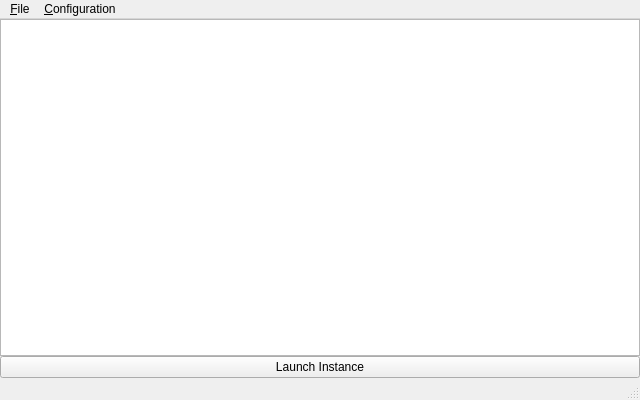
<?xml version="1.0" encoding="UTF-8"?>
<ui version="4.0">
 <class>MultiBound::MainWindow</class>
 <widget class="QMainWindow" name="MultiBound::MainWindow">
  <property name="geometry">
   <rect>
    <x>0</x>
    <y>0</y>
    <width>640</width>
    <height>400</height>
   </rect>
  </property>
  <property name="windowTitle">
   <string>MultiBound 3</string>
  </property>
  <widget class="QWidget" name="centralWidget">
   <layout class="QVBoxLayout" name="verticalLayout">
    <property name="spacing">
     <number>0</number>
    </property>
    <property name="leftMargin">
     <number>0</number>
    </property>
    <property name="topMargin">
     <number>0</number>
    </property>
    <property name="rightMargin">
     <number>0</number>
    </property>
    <property name="bottomMargin">
     <number>0</number>
    </property>
    <item>
     <widget class="QListWidget" name="instanceList">
      <property name="contextMenuPolicy">
       <enum>Qt::ContextMenuPolicy::CustomContextMenu</enum>
      </property>
      <property name="editTriggers">
       <set>QAbstractItemView::EditTrigger::NoEditTriggers</set>
      </property>
      <property name="sortingEnabled">
       <bool>true</bool>
      </property>
     </widget>
    </item>
    <item>
     <layout class="QHBoxLayout" name="horizontalLayout">
      <property name="spacing">
       <number>2</number>
      </property>
      <item>
       <widget class="QPushButton" name="launchButton">
        <property name="text">
         <string>Launch Instance</string>
        </property>
       </widget>
      </item>
     </layout>
    </item>
   </layout>
  </widget>
  <widget class="QMenuBar" name="menuBar">
   <property name="geometry">
    <rect>
     <x>0</x>
     <y>0</y>
     <width>640</width>
     <height>22</height>
    </rect>
   </property>
   <widget class="QMenu" name="menuFile">
    <property name="title">
     <string>&amp;File</string>
    </property>
    <widget class="QMenu" name="menuNewInstance">
     <property name="title">
      <string>&amp;New instance</string>
     </property>
     <addaction name="actionFromCollection"/>
    </widget>
    <addaction name="menuNewInstance"/>
    <addaction name="actionRefresh"/>
    <addaction name="separator"/>
    <addaction name="actionExit"/>
   </widget>
   <widget class="QMenu" name="menuConfig">
    <property name="title">
     <string>&amp;Configuration</string>
    </property>
    <addaction name="actionUpdateSteamMods"/>
    <addaction name="separator"/>
    <addaction name="actionSettings"/>
   </widget>
   <addaction name="menuFile"/>
   <addaction name="menuConfig"/>
  </widget>
  <widget class="QStatusBar" name="statusBar"/>
  <action name="actionRefresh">
   <property name="text">
    <string>&amp;Refresh</string>
   </property>
   <property name="shortcut">
    <string>Ctrl+R</string>
   </property>
  </action>
  <action name="actionQuit">
   <property name="text">
    <string>Quit</string>
   </property>
  </action>
  <action name="actionExit">
   <property name="text">
    <string>E&amp;xit</string>
   </property>
   <property name="shortcut">
    <string>Ctrl+Q</string>
   </property>
  </action>
  <action name="actionFrom_workshop_collection">
   <property name="text">
    <string>From workshop collection...</string>
   </property>
  </action>
  <action name="actionFromCollection">
   <property name="text">
    <string>From Steam Workshop &amp;collection...</string>
   </property>
  </action>
  <action name="actionUpdateSteamMods">
   <property name="checkable">
    <bool>true</bool>
   </property>
   <property name="text">
    <string>&amp;Update mods installed by Steam</string>
   </property>
  </action>
  <action name="actionSettings">
   <property name="text">
    <string>&amp;Settings...</string>
   </property>
  </action>
 </widget>
 <layoutdefault spacing="6" margin="11"/>
 <resources/>
 <connections/>
</ui>
